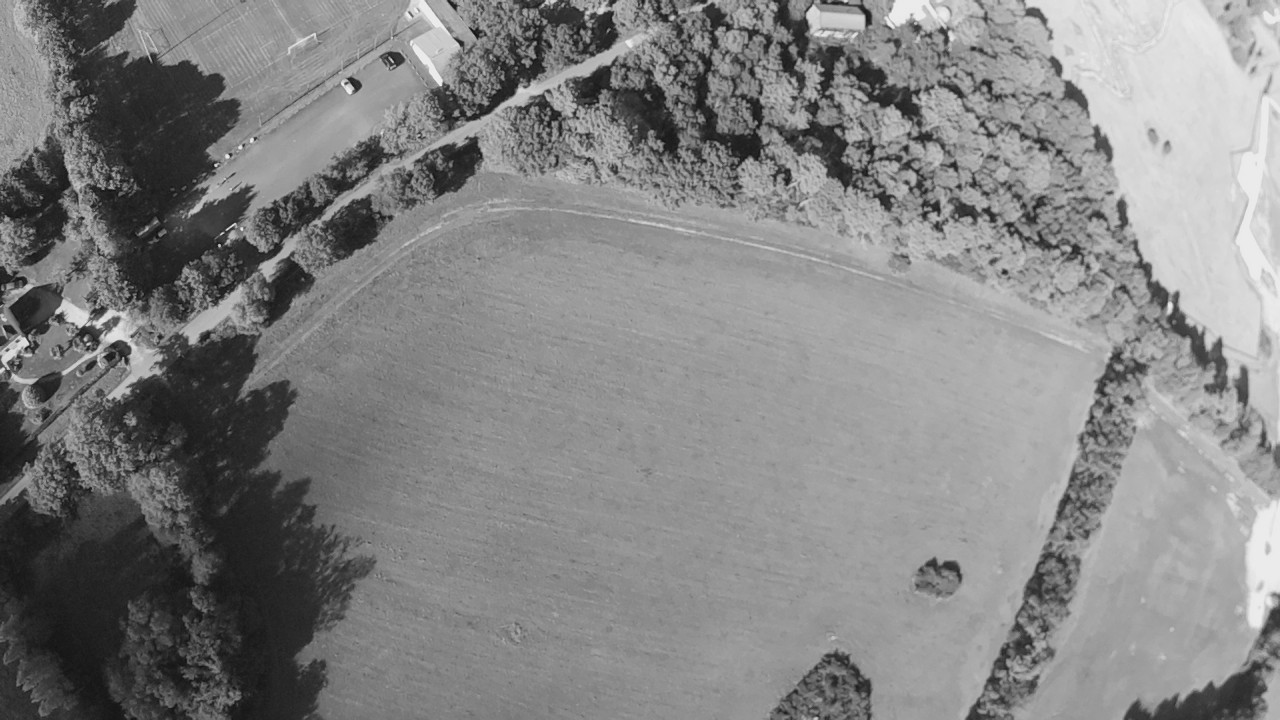
#> input picture inputs/500_frames_set/frame_001003.pgm, 1280 x 720 px, given as the content of the folder sktop/frames_flight/Flight_26_09_2025/frames_20250926_135944, which was not available
$ python run_vo_export.py   (older library calls are emulated)
#> lines starting #> are read from the running program, lines starting #| are printed output that depends on the picture; pictures that were not available may be replaced by others from this repository, and a replacement may not be noted
### image_utils.py
"""
Image processing utilities for Visual Odometry.
Handles image loading, preprocessing, and distortion correction.
"""

import os
import re
import glob
import numpy as np
import cv2


def natural_key(s):
    """Natural sorting key for file names."""
    return [int(t) if t.isdigit() else t.lower() for t in re.split(r'(\d+)', s)]


def load_image_paths(folder, pattern):
    """Load image paths from folder with natural sorting."""
    exts = [pattern] if pattern else ["*.png", "*.jpg", "*.jpeg", "*.bmp", "*.tif", "*.tiff", "*.pgm", "*.ppm"]
    paths = []
    [paths.extend(glob.glob(os.path.join(folder, ext))) for ext in exts]
    paths = sorted(paths, key=natural_key)
    if not paths:
        raise FileNotFoundError(f"No images in {folder}")
    return paths


# [8 lines left out: function parse_resize, not called in this run]


def to_gray(img):
    """Convert image to grayscale if needed."""
    return img if (img.ndim == 2) else cv2.cvtColor(img, cv2.COLOR_BGR2GRAY)


def read_image_any(path, as_bgr=False):
    """Robust image reader that handles various formats including PGM."""
    img = cv2.imread(path, cv2.IMREAD_UNCHANGED)
    if img is None:
        return None

    # Handle 16-bit images
    if img.dtype == np.uint16:
        maxv = int(img.max())
        img = cv2.convertScaleAbs(img, alpha=255.0/max(1, maxv)) if maxv > 0 else np.zeros_like(img, dtype=np.uint8)

    if as_bgr:
        if img.ndim == 2:
            img = cv2.cvtColor(img, cv2.COLOR_GRAY2BGR)
        elif img.ndim == 3 and img.shape[2] == 4:
            img = cv2.cvtColor(img, cv2.COLOR_BGRA2BGR)
    else:
        if img.ndim == 3 and img.shape[2] == 4:
            img = cv2.cvtColor(img, cv2.COLOR_BGRA2BGR)

    return img


# [9 lines left out: function ensure_bgr, not called in this run]


def apply_clahe(gray, clip, tilesize):
    """Apply CLAHE (Contrast Limited Adaptive Histogram Equalization)."""
    clahe = cv2.createCLAHE(clipLimit=float(clip), tileGridSize=(tilesize, tilesize))
    return clahe.apply(gray)


def unsharp(img, amount=1.0, sigma=1.0):
    """Apply unsharp mask filter."""
    if amount <= 0:
        return img
    blur = cv2.GaussianBlur(img, ksize=(0, 0), sigmaX=float(sigma))
    return cv2.addWeighted(img, 1.0 + float(amount), blur, -float(amount), 0)


class DistortionCorrector:
    """Handles camera distortion correction using precomputed maps."""

    def __init__(self, cam_w, cam_h, fx, fy, cx, cy, k1, k2, p1, p2, k3=0.0,
                 interpolation=cv2.INTER_LINEAR, border_mode=cv2.BORDER_CONSTANT):
        self.W, self.H = int(cam_w), int(cam_h)
        self.K = np.array([[fx, 0, cx], [0, fy, cy], [0, 0, 1]], dtype=np.float32)
        self.dist = np.array([k1, k2, p1, p2, k3], dtype=np.float32)
        self.map1, self.map2 = cv2.initUndistortRectifyMap(
            cameraMatrix=self.K, distCoeffs=self.dist, R=np.eye(3, dtype=np.float32),
            newCameraMatrix=self.K, size=(self.W, self.H), m1type=cv2.CV_32FC1
        )

    def apply_gray(self, gray_u8):
        """Apply distortion correction to grayscale image."""
        return cv2.remap(gray_u8, self.map1, self.map2, cv2.INTER_LINEAR, borderMode=cv2.BORDER_CONSTANT)

    def apply_bgr(self, bgr_u8):
        """Apply distortion correction to BGR image."""
        return cv2.remap(bgr_u8, self.map1, self.map2, cv2.INTER_LINEAR, borderMode=cv2.BORDER_CONSTANT)

### vo_algorithm.py
"""
Main Visual Odometry algorithm implementation.
Handles the core VO pipeline, motion estimation, and trajectory building.
"""

import os
import time
import csv
import math
import numpy as np
import cv2
from pathlib import Path

from image_utils import (
    load_image_paths, parse_resize, to_gray, read_image_any,
    apply_clahe, unsharp, DistortionCorrector
)
from features import (
    build_fast_detector, ensure_pts_fmt, detect_points_FAST,
    detect_points_tile_FAST, build_orb, orb_kp_desc, try_relocalize
)
from tracking import (
    track_lk, rigid_from_similarity, fit_rigid_t, compose_affine,
    invert_affine, AdaptiveParams
)
from csv_utils import load_frame_csv, load_imu_csv, en_to_latlon
from visualization import (
    plot_trajectory_xy, plot_gps_track, plot_imu_angles,
    plot_vo_metric_no_imu, plot_vo_metric_with_imu
)


class VisualOdometry:
    """Main Visual Odometry algorithm class."""

    def __init__(self, config):
        self.config = config
        self.paths = None
        self.det = None
        self.adapt = None
        self.orb = None
        self.bf = None
        self.dc = None
        self.misses = 0
        self.pairs = []
        self.global_A = []
        self.pose_frame_ids = []
        self.traj_xy = []
        self.last_motion_dxdy = np.array([0.0, 0.0], dtype=np.float32)
        self.last_motion_rot = 0.0

    def initialize(self):
        """Initialize the VO system."""
        # Load image paths
        self.paths = load_image_paths(
            str(Path(self.config["images_dir"]).expanduser()),
            self.config["pattern"]
        )

        # Build detectors
        self.det = build_fast_detector(
            self.config["fast_threshold"],
            self.config["fast_nonmax"],
            self.config["fast_type"]
        )
        self.adapt = AdaptiveParams(self.config, self.det)

        # ORB fallback
        if self.config["use_orb_fallback"]:
            self.orb, self.bf = build_orb(self.config)

        # Read first frame and setup processing
        self._setup_first_frame()

    def _setup_first_frame(self):
        """Setup first frame and initialize processing pipeline."""
        # Read first frame (native) + sizes
        img0_full = read_image_any(self.paths[0], as_bgr=False)
#> in read_image_any, img is the input picture: shape (720, 1280); min 17, max 240, mean 131.3
        if img0_full is None:
            raise FileNotFoundError(f"Cannot read first image: {self.paths[0]}")
        H_full, W_full = img0_full.shape[:2]

        # Determine processing size
        resize_tuple = parse_resize(self.config["resize_to"]) if self.config["resize_to"] else None
        if resize_tuple:
            W0, H0 = resize_tuple
        else:
            s = float(self.config["PROCESS_SCALE"])
            if s <= 0 or s > 1:
                raise ValueError("PROCESS_SCALE must be in (0,1]")
            W0, H0 = (int(W_full * s), int(H_full * s)) if s < 1.0 else (W_full, H_full)

        # Undistorter (native)
        if self.config.get("use_undistort", False):
            self.dc = DistortionCorrector(
                W_full, H_full, self.config["fx"], self.config["fy"],
                self.config["cx"], self.config["cy"], self.config["k1"],
                self.config["k2"], self.config["p1"], self.config["p2"],
                self.config.get("k3", 0.0)
            )

        # Store dimensions for later use
        self.W_full, self.H_full = W_full, H_full
        self.W0, self.H0 = W0, H0

        # Process first frame
        gray0_native = to_gray(img0_full).astype(np.uint8)
        if self.dc is not None:
            gray0_native = self.dc.apply_gray(gray0_native)
        gray_prev = cv2.resize(gray0_native, (W0, H0), interpolation=cv2.INTER_AREA) if (W0 != W_full or H0 != H_full) else gray0_native

        if self.config["use_clahe"]:
            gray_prev = apply_clahe(gray_prev, self.config["clahe_clip"], self.config["clahe_tilesize"])
        if self.config["use_unsharp"]:
            gray_prev = to_gray(unsharp(cv2.cvtColor(gray_prev, cv2.COLOR_GRAY2BGR),
                                       self.config["unsharp_amount"], self.config["unsharp_sigma"]))

        # Initial features
        pts_prev = (detect_points_tile_FAST(self.det, gray_prev, self.config) if self.config["use_tile_fast"]
                    else detect_points_FAST(self.det, gray_prev, self.config))
        pts_prev = ensure_pts_fmt(pts_prev)
        if pts_prev is None or len(pts_prev) < self.config["min_tracks_for_solve"]:
            raise RuntimeError("Not enough FAST features in first frame.")

        # Initialize trajectory
        self.global_A = [np.hstack([np.eye(2, dtype=np.float32), np.zeros((2, 1), dtype=np.float32)])]
        self.pose_frame_ids = [0]
        cx0, cy0 = W0 / 2.0, H0 / 2.0
        center_pt = np.array([[[cx0, cy0]]], dtype=np.float32)
        pt0 = cv2.transform(center_pt, self.global_A[0])
        self.traj_xy = [(float(pt0[0, 0, 0]), float(pt0[0, 0, 1]))]

        # Store for main loop
        self.gray_prev = gray_prev
        self.pts_prev = pts_prev
        self.kf_idx = 0
        self.kf_gray = gray_prev.copy()
        self.kf_kp = self.kf_des = None
        if self.config["use_orb_fallback"]:
            self.kf_kp, self.kf_des = orb_kp_desc(self.orb, self.kf_gray)

    # [203 lines left out: functions process_frame, _track_features, _estimate_motion, _update_keyframe, not called in this run]

    def run(self):
        """Run the complete VO algorithm."""
        t0_all = time.perf_counter()

        for i in range(1, len(self.paths)):
            success = self.process_frame(i)
            if not success:
                continue

        print(f"Done: {len(self.paths)} frames in {time.perf_counter() - t0_all:.2f}s")
        return self.pairs, self.global_A, self.pose_frame_ids, self.traj_xy

### features.py
"""
Feature detection and matching utilities for Visual Odometry.
Handles FAST, ORB, and adaptive feature detection.
"""

import numpy as np
import cv2


def build_fast_detector(threshold, nonmax, type_str):
    """Build FAST feature detector with specified parameters."""
    type_map = {
        "TYPE_5_8": cv2.FAST_FEATURE_DETECTOR_TYPE_5_8,
        "TYPE_7_12": cv2.FAST_FEATURE_DETECTOR_TYPE_7_12,
        "TYPE_9_16": cv2.FAST_FEATURE_DETECTOR_TYPE_9_16
    }
    det = cv2.FastFeatureDetector_create(
        threshold=int(threshold),
        nonmaxSuppression=bool(nonmax),
        type=type_map.get(type_str.upper(), cv2.FAST_FEATURE_DETECTOR_TYPE_9_16)
    )
    return det


def set_fast_threshold(det, thr):
    """Set FAST detector threshold."""
    det.setThreshold(int(thr))


def ensure_pts_fmt(pts):
    """Ensure points are in correct format for OpenCV."""
    if pts is None:
        return None
    pts = np.asarray(pts, dtype=np.float32)
    if pts.ndim == 2 and pts.shape[1] == 2:
        pts = pts.reshape(-1, 1, 2)
    elif pts.ndim != 3 or pts.shape[1:] != (1, 2):
        return None
    return pts if len(pts) >= 3 else None


# [13 lines left out: function detect_points_FAST, not called in this run]


def detect_points_tile_FAST(det, gray, cfg):
    """Detect FAST features using tiled approach for better distribution."""
    H, W = gray.shape[:2]
    gx, gy = cfg["tiles_xy"]
    quota = int(cfg["tile_quota"])
    relax = float(cfg["tile_fast_relax"])
    pts_all = []
    base_thr = det.getThreshold()

    for yi in range(gy):
        for xi in range(gx):
            x0 = int(round(W * xi / gx))
            x1 = int(round(W * (xi + 1) / gx))
            y0 = int(round(H * yi / gy))
            y1 = int(round(H * (yi + 1) / gy))
            roi = gray[y0:y1, x0:x1]

            thr = base_thr
            det.setThreshold(int(thr))
            kps = det.detect(roi, None)

            if (not kps or len(kps) < quota // 2) and base_thr > cfg["fast_threshold_min"]:
                thr = max(cfg["fast_threshold_min"], int(base_thr * relax))
                det.setThreshold(int(thr))
                kps = det.detect(roi, None)

            if kps:
                kps = sorted(kps, key=lambda k: -k.response)[:quota]
                pts = np.array([[[k.pt[0] + x0, k.pt[1] + y0]] for k in kps], dtype=np.float32)
                pts_all.append(pts)

    det.setThreshold(int(base_thr))
    if not pts_all:
        return None

    pts = np.vstack(pts_all)
    if cfg["refine_subpix"]:
        term = (cv2.TERM_CRITERIA_EPS | cv2.TERM_CRITERIA_MAX_ITER, cfg["subpix_iter"], cfg["subpix_eps"])
        win = (cfg["subpix_win"], cfg["subpix_win"])
        cv2.cornerSubPix(gray, pts, win, (-1, -1), term)

    return pts


def build_orb(cfg):
    """Build ORB detector and matcher for fallback/relocalization."""
    orb = cv2.ORB_create(
        nfeatures=int(cfg["orb_nfeatures"]),
        scaleFactor=float(cfg["orb_scaleFactor"]),
        nlevels=int(cfg["orb_nlevels"]),
        edgeThreshold=31,
        patchSize=31,
        WTA_K=2,
        scoreType=cv2.ORB_HARRIS_SCORE
    )
    bf = cv2.BFMatcher(cv2.NORM_HAMMING, crossCheck=False)
    return orb, bf


def orb_kp_desc(orb, gray):
    """Extract ORB keypoints and descriptors."""
    return orb.detectAndCompute(gray, None)


# [42 lines left out: functions orb_match_and_estimate, try_relocalize, not called in this run]

### tracking.py
"""
Tracking and motion estimation utilities for Visual Odometry.
Handles Lucas-Kanade tracking, motion estimation, and adaptive parameters.
"""

import math
import numpy as np
import cv2


# [51 lines left out: functions track_lk, rigid_from_similarity, fit_rigid_t, compose_affine, invert_affine, not called in this run]


def corners(w, h):
    """Get corner points of rectangle."""
    return np.float32([[0, 0], [w, 0], [w, h], [0, h]]).reshape(-1, 1, 2)


# [6 lines left out: function to33, not called in this run]


def to23(A33):
    """Convert 3x3 homogeneous to 2x3 affine."""
    return np.hstack([A33[:2, :2], A33[:2, 2:3]])


class AdaptiveParams:
    """Adaptive parameter controller for tracking robustness."""

    def __init__(self, cfg, det):
        self.cfg = cfg
        self.det = det
        self.fast_thr = float(cfg["fast_threshold"])
        self.lk_win = int(cfg["lk_win"])
        self.lk_levels = int(cfg["lk_levels"])
        self.ransac_thr = float(cfg["ransac_thresh_px"])

    # [35 lines left out: functions _clamp_fast, soften, harden, adapt_after, not called in this run]

### run_vo_export.py
#!/usr/bin/env python3
"""
Run VO once and export raw translation/rotation data for fast analysis.
This separates the slow VO computation from the fast analysis iterations.
"""

import os
import numpy as np
import pandas as pd
from vo_algorithm import VisualOdometry
from config import CONFIG

def main():
    """Run VO and export raw data."""
    cfg = CONFIG

    print("Running VO pipeline...")
    vo = VisualOdometry(cfg)
    vo.initialize()
#> in apply_gray, `return cv2.remap(gray_u8, self.map1, self.map2, cv2.INTER_LINEAR, bord..`:
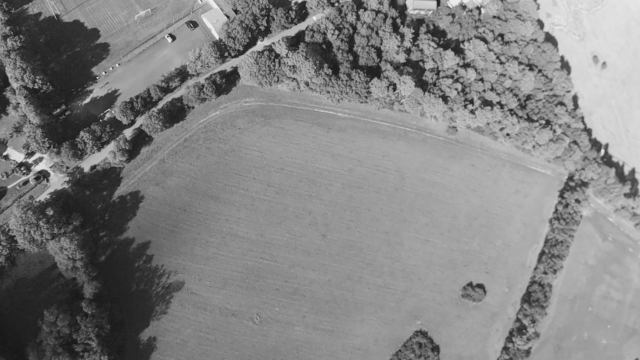
#> returned value: shape (720, 1280) (shown at 1/2 size); min 19, max 237, mean 130.2
#> in apply_clahe, `return clahe.apply(gray)`:
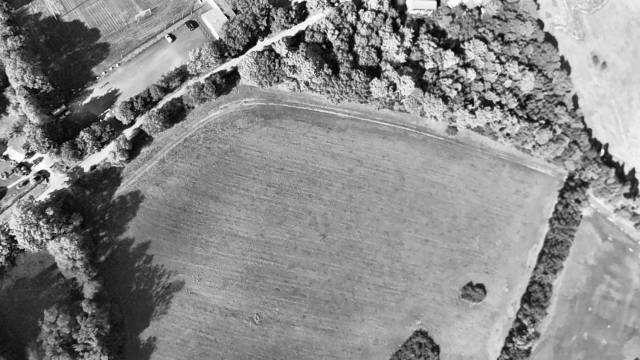
#> returned value: shape (360, 640); min 4, max 255, mean 137.3
#> in unsharp, `blur = cv2.GaussianBlur(img, ksize=(0, 0), sigmaX=float(sigma))`:
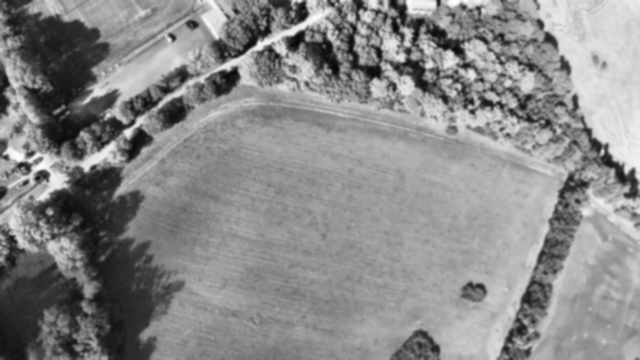
#> blur: shape (360, 640, 3); min 6, max 254, mean 137.3
#> in unsharp, `return cv2.addWeighted(img, 1.0 + float(amount), blur, -float(amount),..`:
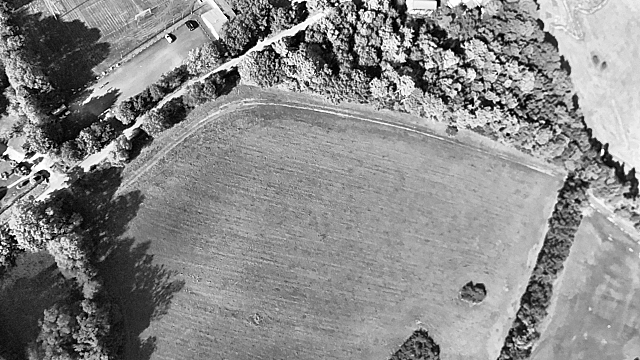
#> returned value: shape (360, 640, 3); min 0, max 255, mean 137.3
#> after the loop in detect_points_tile_FAST, `for yi in range(gy):`:
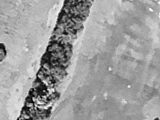
#> roi: shape (120, 160); min 0, max 248, mean 157.8
#> after the loop in detect_points_tile_FAST, `for yi in range(gy):`: pts = 150 rows, first 8: [527, 335], [517, 348], [533, 304], [528, 329], [520, 339], [515, 348], [525, 334], [518, 336]; pts_all = 12 items
#> in detect_points_tile_FAST, `pts = np.vstack(pts_all)`: pts = 1800 rows, first 8: [112, 67], [108, 111], [124, 114], [135, 110], [24, 84], [41, 84], [40, 82], [28, 77]
#> in _setup_first_frame, `pts_prev = (detect_points_tile_FAST(self.det, gray_prev, self.config) ..`: pts_prev = 1800 rows, first 8: [114.4, 64.39], [108.5, 108.7], [124, 114], [135, 110], [23.48, 84.16], [41, 84], [40, 82], [28, 77]
#> in ensure_pts_fmt, `pts = np.asarray(pts, dtype=np.float32)`: pts has the same summary as pts_prev in _setup_first_frame
#> in _setup_first_frame, `self.pts_prev = pts_prev`: self.pts_prev has the same summary as pts_prev
#> in _setup_first_frame, `self.kf_kp, self.kf_des = orb_kp_desc(self.orb, self.kf_gray)`: self.kf_kp = 3569 keypoints; strongest (x, y, size): (337, 32, 31), (497, 60, 31), (463, 44, 31), (472, 107, 31)
    pairs, global_A, pose_frame_ids, traj_xy = vo.run()

    print("Exporting raw VO data...")

    # Extract raw data from pairs
    # pairs format: (i, inl, dx, dy, rot_deg, dt_ms)
    translations = np.array([[row[2], row[3]] for row in pairs])  # [dx, dy] per frame
    rotations = np.array([row[4] for row in pairs])  # rotation per frame

    # Create output directory
    os.makedirs("outputs/raw_data", exist_ok=True)

    # Ensure all arrays have the same length
    n_frames = len(pairs)
    print(f"VO data: {n_frames} frames, {len(pose_frame_ids)} pose_frame_ids, {len(translations)} translations")
#| VO data: 0 frames, 1 pose_frame_ids, 0 translations

    # Export raw VO data
    vo_data = pd.DataFrame({
        'frame_id': pose_frame_ids[:n_frames],  # Truncate to match pairs length
#> (the run stopped early here; a loop or call above may not have finished)

$ run again, on inputs/500_frames_set/frame_001016.pgm
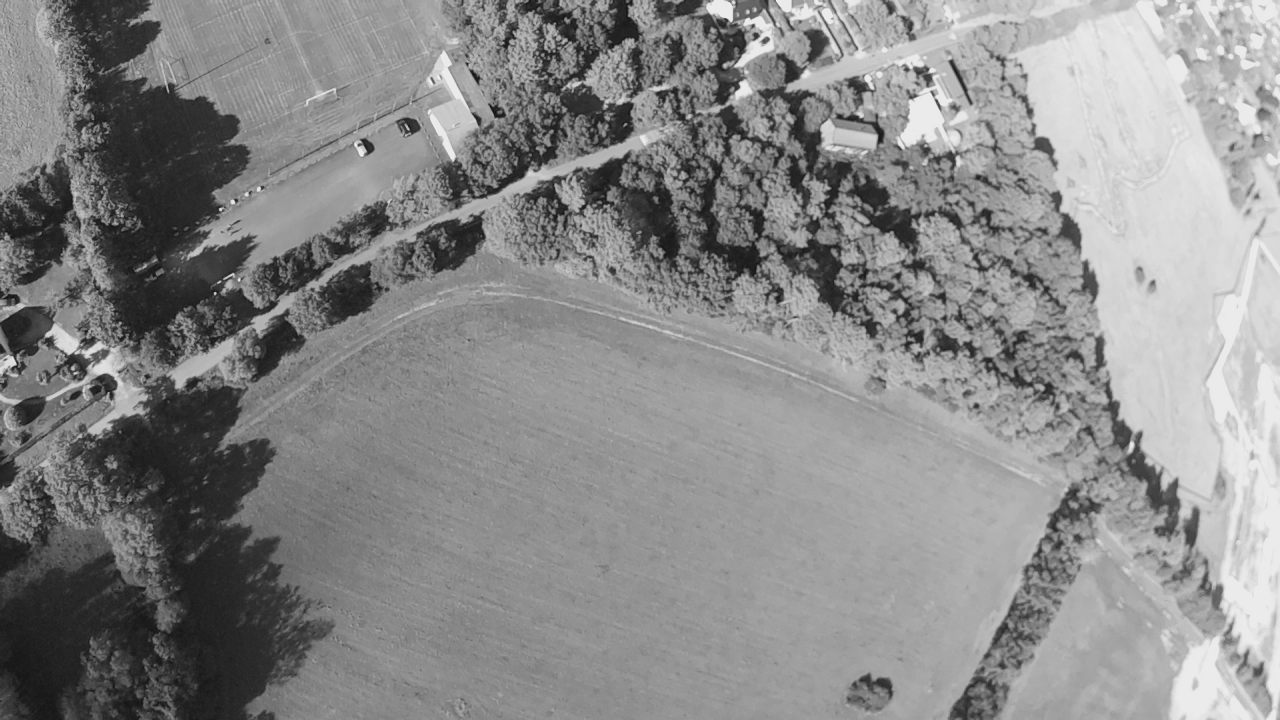
#> input picture inputs/500_frames_set/frame_001016.pgm, 1280 x 720 px, given as the content of the folder sktop/frames_flight/Flight_26_09_2025/frames_20250926_135944, which was not available
#> in read_image_any, img is the input picture: shape (720, 1280); min 17, max 244, mean 137
#> img: shape (360, 640, 3)
#> in unsharp, `return cv2.addWeighted(img, 1.0 + float(amount), blur, -float(amount),..`:
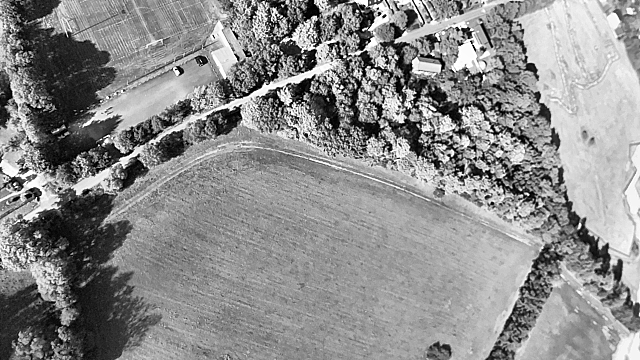
#> returned value: shape (360, 640, 3); min 0, max 255, mean 140.2
#> after the loop in detect_points_tile_FAST, `for yi in range(gy):`:
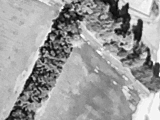
#> roi: shape (120, 160); min 0, max 255, mean 156.7
#> after the loop in detect_points_tile_FAST, `for yi in range(gy):`: pts = 150 rows, first 8: [516, 324], [543, 283], [523, 291], [520, 319], [530, 326], [559, 267], [615, 281], [555, 244]; pts_all = 12 items
#> in detect_points_tile_FAST, `pts = np.vstack(pts_all)`: pts = 1800 rows, first 8: [44, 17], [31, 105], [96, 92], [17, 30], [8, 38], [30, 89], [88, 108], [27, 82]
#> pts_prev = 1800 rows, first 8: [43.71, 16.75], [27.2, 103.3], [96.1, 91.18], [12.9, 32.54], [8, 38], [31.08, 86.49], [86.38, 111.5], [29.66, 85.57]
#> in ensure_pts_fmt, `pts = np.asarray(pts, dtype=np.float32)`: pts has the same summary as pts_prev in _setup_first_frame
#> self.pts_prev has the same summary as pts_prev
#> self.kf_kp = 3846 keypoints; strongest (x, y, size): (292, 105, 31), (343, 89, 31), (329, 45, 31), (373, 69, 31)
#| VO data: 0 frames, 1 pose_frame_ids, 0 translations
